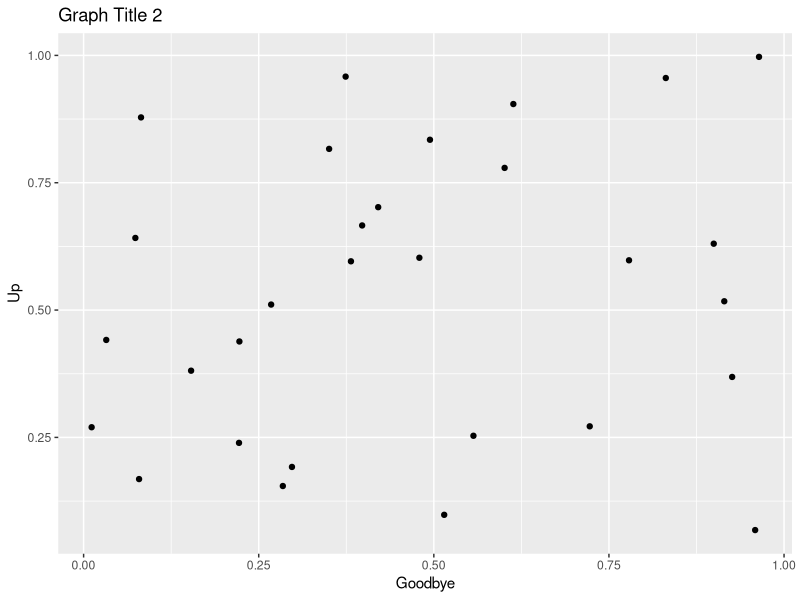

Write R code to recreate this figure.
##----
##
##  Test File: Sample_Graph2.R
##    by MC
##
##----

#' This file makes a sample graph.
#' It's point is to demonstrate how to save a file to GitHub and track changes.

library(ggplot2)

# Some points:
x <- data.frame(a=runif(30),
                b=runif(30))

# Some graph:
ggplot(x, aes(a,b)) +
  geom_point() +
  xlab("Goodbye") +
  ylab("Up") +
  ggtitle("Graph Title 2")
